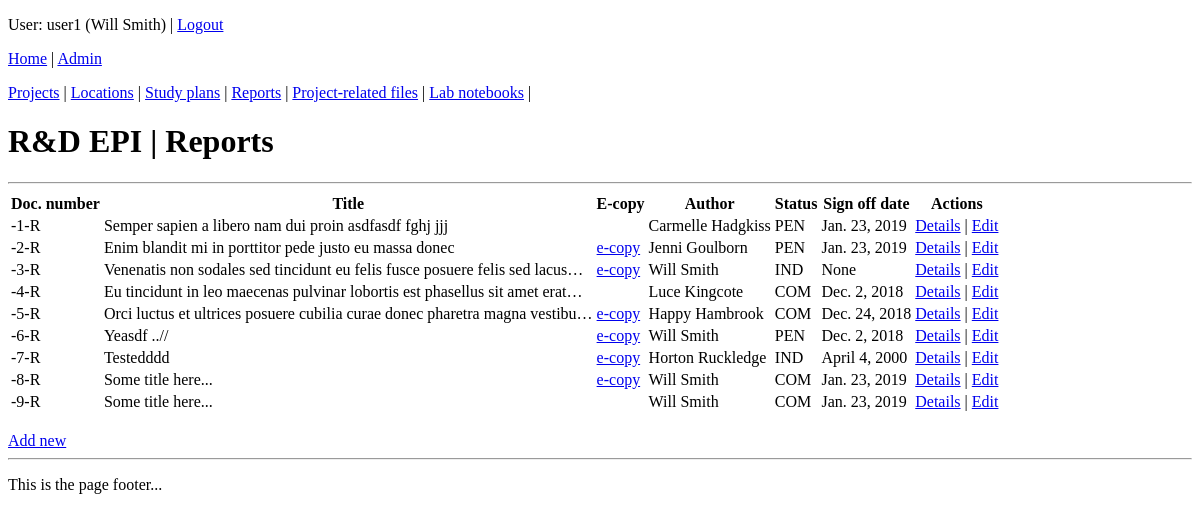
Page /coreapp/report/ (signed in) on the earlier database version.
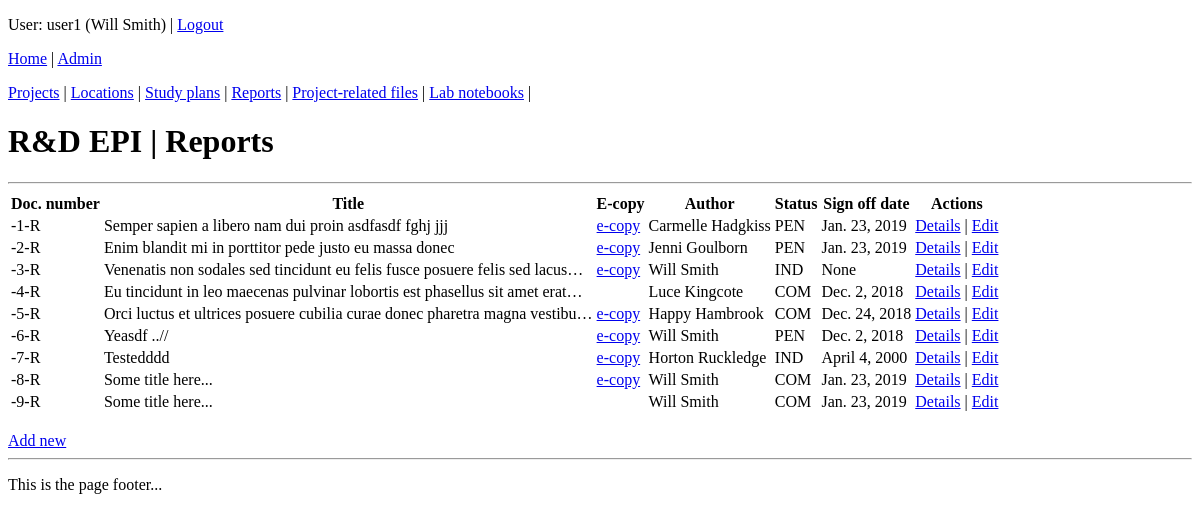
Same page on the later database version.
### coreapp/models.py (models this page shows, shortened)
class Document(models.Model):
    author = models.ForeignKey(settings.AUTH_USER_MODEL, on_delete=models.SET_NULL, blank=True, null=True, verbose_name="Main author")
    project = models.ForeignKey(Project, on_delete=models.SET_NULL, blank=True, null=True, verbose_name="Associated project")
    title = models.TextField("Document title")
    location = models.ForeignKey(Location, on_delete=models.SET_NULL, blank=True, null=True, verbose_name="Hard copy location")
    document_code = models.CharField("Document code (e.g. study plan, report... )", max_length=3, choices=DOCUMENT_CODE, default='OTH')
    efile = models.FileField("Scanned copy", upload_to='uploads/', null=True, blank=True)
    class Meta:
        abstract = True

class Report(Document):
    study_plan = models.ManyToManyField(StudyPlan, verbose_name="Study plan(s)") # It is assumed each report has one study plan only (many-to-one)
    status = models.CharField("Document status", max_length=3, choices=DOCUMENT_STATUS, default='PEN')
    document_code = 'R'
    sign_date = models.DateField("Sign-off date", null=True, blank=True)

class User (AbstractUser):
    date_left = models.DateField(null=True, blank=True)
    def __str__(self):
        return self.get_full_name()

### coreapp/views.py (the view)
# urls.py: path('report/', views.report_list, name='report-list'),
@login_required
def report_list(request):
    reports = Report.objects.all()
    context = {'reports': reports, 'page_title': 'R&D EPI | Reports'}
    return render(request, 'coreapp/report_list.html', context)

### coreapp/templates/coreapp/report_list.html
{% extends 'coreapp/base_generic.html' %}
{% block content %}
	<h1>{{ page_title }}</h1>
	<hr>
	<table>
		<thead>
			<th>Doc. number</th>
			<th>Title</th>
			<th>E-copy</th>
			<th>Author</th>
			<th>Status</th>
			<th>Sign off date</th>
			<th>Actions</th>
		</thead>
		{% for report in reports %}
		<tr>
			<td>{{ report.project.prefix }}-{{ report.id }}-{{ report.document_code }}</td>
			<td>{{ report.title|truncatechars:75 }}</td>
			<td>
			{% if report.efile %}
				<a href="{{ MEDIA_URL }}{{ report.efile }}">e-copy</a>
			{% endif %}
			</td>
			<td>{{ report.author }}</td>
			<td>{{ report.status }}</td>
			<td>{{ report.sign_date }}</td>
			<td><a href="{% url 'report-detail' report.id %}">Details</a> | <a href="{% url 'report-edit' report.id %}">Edit</a></td>
		</tr>
		{% endfor %}
	</table>
	<br>
	<a href="{% url 'report-create' %}">Add new</a>
{% endblock %}

Differences in the rows shown:
changed Report "Semper sapien a libero nam dui proin asdfasdf fghj jjj": now shows "e-copy"
